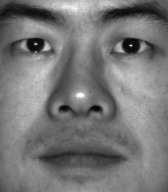
#> input picture MP1/croppedyale/yaleB02/yaleB02_P00A+000E+00.pgm, 168 x 192 px, given in place of yaleB02_P00_Ambient.pgm, which was not available
$ python test.py
#> lines starting #> are read from the running program, lines starting #| are printed output that depends on the picture; after the words box and inside, x2 and y2 are one past the last pixel; in counts of white or black regions, pixels touching at a corner belong together; pictures that were not available may be replaced by others from this repository, and a replacement may not be noted
import os
import sys
import glob
import re
import numpy as np
import matplotlib
import matplotlib.pyplot as plt
from mpl_toolkits.mplot3d import Axes3D
from PIL import Image
import timeit
def LoadFaceImages(pathname, subject_name, num_images):
    """
    Load the set of face images.
    The routine returns
        ambimage: image illuminated under the ambient lighting
        imarray: a 3-D array of images, h x w x Nimages
        lightdirs: Nimages x 3 array of light source directions
    """

    def load_image(fname):
        return np.asarray(Image.open(fname))

    def fname_to_ang(fname):
        yale_name = os.path.basename(fname)
        return int(yale_name[12:16]), int(yale_name[17:20])

    def sph2cart(az, el, r):
        rcos_theta = r * np.cos(el)
        x = rcos_theta * np.cos(az)
        y = rcos_theta * np.sin(az)
        z = r * np.sin(el)
        return x, y, z

    ambimage = load_image(
        os.path.join(pathname, subject_name + '_P00_Ambient.pgm'))
#> in load_image, returned value is the input picture: shape (192, 168); min 6, max 255, mean 119.3
    im_list = glob.glob(os.path.join(pathname, subject_name + '_P00A*.pgm'))
    if num_images <= len(im_list):
        im_sub_list = np.random.choice(im_list, num_images, replace=False)
    else:
        print(
            'Total available images is less than specified.\nProceeding with %d images.\n'
            % len(im_list))
        im_sub_list = im_list
    im_sub_list.sort()
    imarray = np.stack([load_image(fname) for fname in im_sub_list], axis=-1)
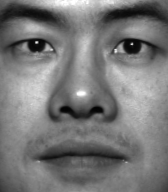
#> input picture MP1/croppedyale/yaleB02/yaleB02_P00A+000E+20.pgm, 168 x 192 px
#> in load_image, returned value is the input picture: shape (192, 168); min 2, max 255, mean 120
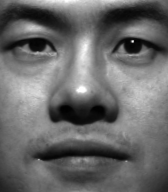
#> input picture MP1/croppedyale/yaleB02/yaleB02_P00A+000E+45.pgm, 168 x 192 px
#> in load_image, returned value is the input picture: shape (192, 168); min 0, max 255, mean 105.4
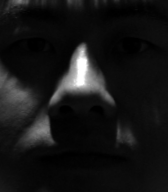
#> input picture MP1/croppedyale/yaleB02/yaleB02_P00A+000E+90.pgm, 168 x 192 px
#> in load_image, returned value is the input picture: shape (192, 168); min 0, max 255, mean 21.4
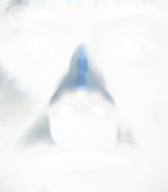
#> imarray: shape (192, 168, 4); mean R, G, B, A 119.3, 120, 105.4, 21.4; transparent parts drawn white
    Ang = np.array([fname_to_ang(fname) for fname in im_sub_list])

    x, y, z = sph2cart(Ang[:, 0] / 180.0 * np.pi, Ang[:, 1] / 180.0 * np.pi, 1)
    lightdirs = np.stack([y, z, x], axis=-1)
    return ambimage, imarray, lightdirs

def save_outputs(subject_name, albedo_image, surface_normals):
    im = Image.fromarray((albedo_image*255).astype(np.uint8))
    im.save("%s_albedo.jpg" % subject_name)
    im = Image.fromarray((surface_normals[:,:,0]*128+128).astype(np.uint8))
    im.save("%s_normals_x.jpg" % subject_name)
    im = Image.fromarray((surface_normals[:,:,1]*128+128).astype(np.uint8))
    im.save("%s_normals_y.jpg" % subject_name)
    im = Image.fromarray((surface_normals[:,:,2]*128+128).astype(np.uint8))
    im.save("%s_normals_z.jpg" % subject_name)


def set_aspect_equal_3d(ax):
    """https://stackoverflow.com/questions/13685386"""
    """Fix equal aspect bug for 3D plots."""
    xlim = ax.get_xlim3d()
    ylim = ax.get_ylim3d()
    zlim = ax.get_zlim3d()
    from numpy import mean
    xmean = mean(xlim)
    ymean = mean(ylim)
    zmean = mean(zlim)
    plot_radius = max([
        abs(lim - mean_)
        for lims, mean_ in ((xlim, xmean), (ylim, ymean), (zlim, zmean))
        for lim in lims
    ])
    ax.set_xlim3d([xmean - plot_radius, xmean + plot_radius])
    ax.set_ylim3d([ymean - plot_radius, ymean + plot_radius])
    ax.set_zlim3d([zmean - plot_radius, zmean + plot_radius])


def display_output(albedo_image, height_map):
    fig = plt.figure()
    plt.imshow(albedo_image, cmap='gray')
    plt.axis('off')

    fig = plt.figure(figsize=(10, 10))
    ax = fig.gca(projection='3d')
    ax.view_init(20, 20)
    X = np.arange(albedo_image.shape[0])
    Y = np.arange(albedo_image.shape[1])
    X, Y = np.meshgrid(Y, X)
    H = np.flipud(np.fliplr(height_map))
    A = np.flipud(np.fliplr(albedo_image))
    A = np.stack([A, A, A], axis=-1)
    ax.xaxis.set_ticks([])
    ax.xaxis.set_label_text('Z')
    ax.yaxis.set_ticks([])
    ax.yaxis.set_label_text('X')
    ax.zaxis.set_ticks([])
    ax.zaxis.set_label_text('Y')
    surf = ax.plot_surface(
        H, X, Y, cmap='gray', facecolors=A, linewidth=0, antialiased=False)
    set_aspect_equal_3d(ax)

def plot_surface_normals(surface_normals):
    """
    surface_normals: h x w x 3 matrix.
    """
    fig = plt.figure()
    ax = plt.subplot(1, 3, 1)
    ax.axis('off')
    ax.set_title('X')
    im = ax.imshow(surface_normals[:,:,0])
    ax = plt.subplot(1, 3, 2)
    ax.axis('off')
    ax.set_title('Y')
    im = ax.imshow(surface_normals[:,:,1])
    ax = plt.subplot(1, 3, 3)
    ax.axis('off')
    ax.set_title('Z')
    im = ax.imshow(surface_normals[:,:,2])


def preprocess(ambimage, imarray):
    """
    preprocess the data:
        1. subtract ambient_image from each image in imarray.
        2. make sure no pixel is less than zero.
        3. rescale values in imarray to be between 0 and 1.
    Inputs:
        ambimage: h x w
        imarray: h x w x Nimages
    Outputs:
        processed_imarray: h x w x Nimages
    """
    processed_imarray = imarray.astype('float') - np.expand_dims(ambimage, axis=2).astype('float')
    processed_imarray[processed_imarray<0] = 0
    processed_imarray /= 255
    return processed_imarray


def photometric_stereo(imarray, light_dirs):
    """
    Inputs:
        imarray:  h x w x Nimages
        light_dirs: Nimages x 3
    Outputs:
        albedo_image: h x w
        surface_norms: h x w x 3
    """
    h, w, Nimages = imarray.shape
    imarray = imarray.transpose((2, 0, 1)).reshape(Nimages, -1)
    s, _, _, _, = np.linalg.lstsq(light_dirs, imarray, rcond=None)
    albedo_image = np.sqrt(s[0, :]**2 + s[1, :]**2 + s[2, :]**2).reshape((1, -1))
    surface_normals = s / albedo_image
    albedo_image = albedo_image.reshape((h, w))
    surface_normals = surface_normals.transpose((1, 0)).reshape((h, w, 3))


    return albedo_image, surface_normals


def get_surface(surface_normals, integration_method):
    """
    Inputs:
        surface_normals:h x w x 3 [y, z, x]
        integration_method: string in ['average', 'column', 'row', 'random']
    Outputs:
        height_map: h x w
    """

    def integration_error(integration_method):
        print('Integration method %s is not defined' % integration_method)

    def integral_column(fx, fy):
        x_integral = np.cumsum(fx[:, 0]).reshape((-1, 1))
        y_integral = np.cumsum(fy, 1)
        return x_integral + y_integral

    def integral_average(fx, fy):
        row_int = integral_row(fx, fy)
        col_int = integral_column(fx, fy)
        return (row_int + col_int) / 2

    def integral_row(fx, fy):
        y_integral = np.cumsum(fy[0, :]).reshape((1, -1))
        x_integral = np.cumsum(fx, 0)
        return x_integral + y_integral

    # [16 lines of commented-out code are left out]

    def integral_random(fx, fy):
        h, w  = fx.shape
        # fx[:,(w+1)//2:] = -fx[:,:(w+1)//2]
        # fx = (fx + -np.flipud(fx))/2
        # fy = (fy + np.fliplr(fy))/2

        # From left-upper
        dp = np.zeros((h, w, 2), 'float')
        dp[0][0][0] = 0
        dp[0][0][1] = fx[0][0]
        for i in range(1, h):
            dp[i][0][0] = 1
            dp[i][0][1] = dp[i-1][0][1] + fx[i][0]
        for i in range(1, w):
            dp[0][i][0] = 1
            dp[0][i][1] = dp[0][i-1][1] + fy[0][i]
        for i in range(1, h):
            for j in range(1, w):
                dp[i][j][0] = dp[i-1][j][0] + dp[i][j-1][0]
                dp[i][j][1] = (dp[i-1][j][0] * (dp[i-1][j][1] + fx[i][j]) + dp[i][j-1][0] * (dp[i][j-1][1] + fy[i][j])) / dp[i][j][0]

        # From right-upper
        # dp2 = np.zeros((h, w, 2), 'float')
        # dp2[0][w-1][0] = 1
        # dp2[0][w-1][1] = fy[0][w-1]
        # for i in range(1, h-1):
        #     dp2[i][w-1][0] = 1
        #     dp2[i][w-1][1] = dp2[i-1][w-1][1] + fx[i][w-1]
        # for i in range(w-2, -1, -1):
        #     dp2[0][i][0] = 1
        #     dp2[0][i][1] = dp2[0][i+1][1] + fy[0][i]
        #
        # for i in range(1, h):
        #     for j in range(w-2, -1, -1):
        #         dp2[i][j][0] = dp2[i-1][j][0] + dp2[i][j+1][0]
        #         dp2[i][j][1] = (dp2[i-1][j][0] * (dp2[i-1][j][1] + fx[i][j]) + dp2[i][j+1][0] * (dp2[i][j+1][1] + fy[i][j])) / dp2[i][j][0]

        # From right-bottom
        dp2 = np.zeros((h, w, 2), 'float')
        dp2[0][w-1][0] = 0
        dp2[0][w-1][1] = fy[0][w-1]
        for i in range(h-2, -1, -1):
            dp2[i][w-1][0] = 1
            dp2[i][w-1][1] = dp2[i+1][w-1][1] + fx[i][w-1]
        for i in range(w-2, -1, -1):
            dp2[h-1][i][0] = 1
            dp2[h-1][i][1] = dp2[h-1][i+1][1] + fy[h-1][i]

        for i in range(h-2, -1, -1):
            for j in range(w-2, -1, -1):
                dp2[i][j][0] = dp2[i+1][j][0] + dp2[i][j+1][0]
                dp2[i][j][1] = (dp2[i+1][j][0] * (dp2[i+1][j][1] + fx[i][j]) + dp2[i][j+1][0] * (dp2[i][j+1][1] + fy[i][j])) / dp2[i][j][0]

        # return (dp[:, :, 1].reshape((h, w)) + dp2[:, :, 1].reshape((h, w))) / 2
        # return (dp2[:, :, 1].reshape((h, w)) + np.fliplr(dp2[:, :, 1].reshape((h, w))))/2
        # return dp[:, :, 1].reshape((h, w))

        return (dp[:, :, 1].reshape((h, w)) + np.fliplr(dp[:, :, 1].reshape((h, w))))/2

    fx = surface_normals[:, :, 1] / surface_normals[:, :, 2]
    fy = surface_normals[:, :, 0] / surface_normals[:, :, 2]

    func = {
        'average': integral_average,
        'column': integral_column,
        'row': integral_row,
        'random': integral_random
    }

    handle = func.get(integration_method, integration_error)

    if handle != integration_error:
        height_map = handle(fx, fy)
    else:
        handle(integration_method)
    return height_map


root_path = '.\croppedyale\\'
subject_name = 'yaleB02'
integration_method = 'random'
save_flag = True

full_path = '%s%s' % (root_path, subject_name)
ambient_image, imarray, light_dirs = LoadFaceImages(full_path, subject_name,
                                                    64)
#> light_dirs = [[0, 0, 1], [0, 0.342, 0.94], [0, 0.707, 0.707], [0, 1, 6.12e-17]]

processed_imarray = preprocess(ambient_image, imarray)
#> in preprocess, `processed_imarray = imarray.astype('float') - np.expand_dims(ambimage,..`:
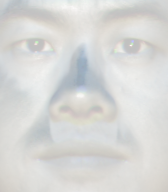
#> processed_imarray: shape (192, 168, 4) float64; mean R, G, B, A 0, 0.7, -13.8, -97.8; transparent parts drawn white
albedo_image, surface_normals = photometric_stereo(processed_imarray,
                                                    light_dirs)
#> in photometric_stereo, `surface_normals = surface_normals.transpose((1, 0)).reshape((h, w, 3))`: surface_normals: shape (192, 168, 3) float64; 50.45% of the values are NaN or infinite; the others: min -0.192, max 1, mean 0.413

start = timeit.timeit()
height_map = get_surface(surface_normals, integration_method)
#> in get_surface, `fy = surface_normals[:, :, 0] / surface_normals[:, :, 2]`: fy: shape (192, 168) float64; 50.45% of the values are NaN or infinite; the others: min 0, max 0, mean 0
end = timeit.timeit()
print("Height restruction time: ", (end-start)/100)
if save_flag:
    save_outputs(subject_name, albedo_image, surface_normals)
#> in save_outputs, `im = Image.fromarray((surface_normals[:,:,0]*128+128).astype(np.uint8))`:
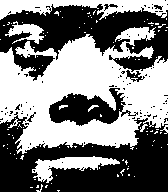
#> im: PIL image 168x192 L; values 0 (black) and 128 (white), 49.6% white; 106 white regions (98 under 20 px), largest, box (x1, y1, x2, y2) and area: (0, 27, 168, 154) 12450, (0, 0, 168, 20) 1777, (32, 156, 120, 183) 962
#> in save_outputs, `im = Image.fromarray((surface_normals[:,:,2]*128+128).astype(np.uint8))`:
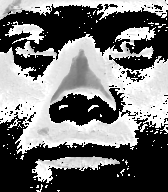
#> im: PIL image 168x192 L; min 0, max 255, mean 115.3

plot_surface_normals(surface_normals)

#> (the run stopped early here; a loop or call above may not have finished)
